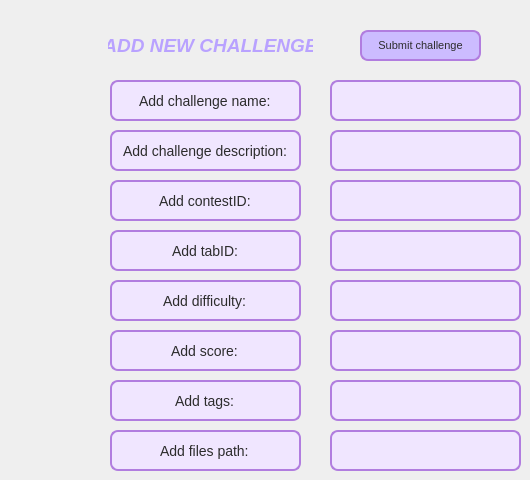
            <widget class="QWidget" name="AddChallenge">
             <widget class="QLabel" name="label_Ch">
              <property name="geometry">
               <rect>
                <x>100</x>
                <y>30</y>
                <width>221</width>
                <height>31</height>
               </rect>
              </property>
              <property name="font">
               <font>
                <pointsize>14</pointsize>
                <italic>true</italic>
                <bold>true</bold>
               </font>
              </property>
              <property name="styleSheet">
               <string notr="true">QLabel {
    color: rgb(185, 162, 255);  
    border-radius: 4px;
    padding: 4px 8px;
}</string>
              </property>
              <property name="text">
               <string>ADD NEW CHALLENGE</string>
              </property>
              <property name="alignment">
               <set>Qt::AlignmentFlag::AlignCenter</set>
              </property>
             </widget>
             <widget class="QLineEdit" name="lineEditName2">
              <property name="geometry">
               <rect>
                <x>110</x>
                <y>80</y>
                <width>191</width>
                <height>41</height>
               </rect>
              </property>
              <property name="font">
               <font>
                <pointsize>-1</pointsize>
               </font>
              </property>
              <property name="styleSheet">
               <string notr="true">QLineEdit {
    background-color: rgb(240, 230, 255);        /* un mov pal, deschis */
    border: 2px solid #b17ddf;                   /* mov intens, ca la QFrame */
    border-radius: 8px;
    padding: 6px;
    color: #2c2c2c;                              /* text închis, lizibil */
    font-size: 14px;
}

QLineEdit:focus {
    border: 2px solid #8f44d4;                   /* evidențiere la focus */
    background-color: rgb(255, 245, 255);
}</string>
              </property>
              <property name="text">
               <string>Add challenge name:</string>
              </property>
              <property name="alignment">
               <set>Qt::AlignmentFlag::AlignCenter</set>
              </property>
              <property name="readOnly">
               <bool>true</bool>
              </property>
             </widget>
             <widget class="QLineEdit" name="lineEditName">
              <property name="geometry">
               <rect>
                <x>330</x>
                <y>80</y>
                <width>191</width>
                <height>41</height>
               </rect>
              </property>
              <property name="styleSheet">
               <string notr="true">QLineEdit {
    background-color: rgb(240, 230, 255);        /* un mov pal, deschis */
    border: 2px solid #b17ddf;                   /* mov intens, ca la QFrame */
    border-radius: 8px;
    padding: 6px;
    color: #2c2c2c;                              /* text închis, lizibil */
    font-size: 14px;
}

QLineEdit:focus {
    border: 2px solid #8f44d4;                   /* evidențiere la focus */
    background-color: rgb(255, 245, 255);
}</string>
              </property>
             </widget>
             <widget class="QLineEdit" name="lineEditDescription2">
              <property name="geometry">
               <rect>
                <x>110</x>
                <y>130</y>
                <width>191</width>
                <height>41</height>
               </rect>
              </property>
              <property name="font">
               <font>
                <pointsize>-1</pointsize>
               </font>
              </property>
              <property name="styleSheet">
               <string notr="true">QLineEdit {
    background-color: rgb(240, 230, 255);        /* un mov pal, deschis */
    border: 2px solid #b17ddf;                   /* mov intens, ca la QFrame */
    border-radius: 8px;
    padding: 6px;
    color: #2c2c2c;                              /* text închis, lizibil */
    font-size: 14px;
}

QLineEdit:focus {
    border: 2px solid #8f44d4;                   /* evidențiere la focus */
    background-color: rgb(255, 245, 255);
}</string>
              </property>
              <property name="text">
               <string>Add challenge description:</string>
              </property>
              <property name="alignment">
               <set>Qt::AlignmentFlag::AlignCenter</set>
              </property>
              <property name="readOnly">
               <bool>true</bool>
              </property>
             </widget>
             <widget class="QLineEdit" name="lineEditDescription">
              <property name="geometry">
               <rect>
                <x>330</x>
                <y>130</y>
                <width>191</width>
                <height>41</height>
               </rect>
              </property>
              <property name="styleSheet">
               <string notr="true">QLineEdit {
    background-color: rgb(240, 230, 255);        /* un mov pal, deschis */
    border: 2px solid #b17ddf;                   /* mov intens, ca la QFrame */
    border-radius: 8px;
    padding: 6px;
    color: #2c2c2c;                              /* text închis, lizibil */
    font-size: 14px;
}

QLineEdit:focus {
    border: 2px solid #8f44d4;                   /* evidențiere la focus */
    background-color: rgb(255, 245, 255);
}</string>
              </property>
             </widget>
             <widget class="QLineEdit" name="lineEditContest2">
              <property name="geometry">
               <rect>
                <x>110</x>
                <y>180</y>
                <width>191</width>
                <height>41</height>
               </rect>
              </property>
              <property name="styleSheet">
               <string notr="true">QLineEdit {
    background-color: rgb(240, 230, 255);        /* un mov pal, deschis */
    border: 2px solid #b17ddf;                   /* mov intens, ca la QFrame */
    border-radius: 8px;
    padding: 6px;
    color: #2c2c2c;                              /* text închis, lizibil */
    font-size: 14px;
}

QLineEdit:focus {
    border: 2px solid #8f44d4;                   /* evidențiere la focus */
    background-color: rgb(255, 245, 255);
}</string>
              </property>
              <property name="text">
               <string>Add contestID:</string>
              </property>
              <property name="alignment">
               <set>Qt::AlignmentFlag::AlignCenter</set>
              </property>
              <property name="readOnly">
               <bool>true</bool>
              </property>
             </widget>
             <widget class="QLineEdit" name="lineEditContest">
              <property name="geometry">
               <rect>
                <x>330</x>
                <y>180</y>
                <width>191</width>
                <height>41</height>
               </rect>
              </property>
              <property name="styleSheet">
               <string notr="true">QLineEdit {
    background-color: rgb(240, 230, 255);        /* un mov pal, deschis */
    border: 2px solid #b17ddf;                   /* mov intens, ca la QFrame */
    border-radius: 8px;
    padding: 6px;
    color: #2c2c2c;                              /* text închis, lizibil */
    font-size: 14px;
}

QLineEdit:focus {
    border: 2px solid #8f44d4;                   /* evidențiere la focus */
    background-color: rgb(255, 245, 255);
}</string>
              </property>
             </widget>
             <widget class="QLineEdit" name="lineEditTab2">
              <property name="geometry">
               <rect>
                <x>110</x>
                <y>230</y>
                <width>191</width>
                <height>41</height>
               </rect>
              </property>
              <property name="styleSheet">
               <string notr="true">QLineEdit {
    background-color: rgb(240, 230, 255);        /* un mov pal, deschis */
    border: 2px solid #b17ddf;                   /* mov intens, ca la QFrame */
    border-radius: 8px;
    padding: 6px;
    color: #2c2c2c;                              /* text închis, lizibil */
    font-size: 14px;
}

QLineEdit:focus {
    border: 2px solid #8f44d4;                   /* evidențiere la focus */
    background-color: rgb(255, 245, 255);
}</string>
              </property>
              <property name="text">
               <string>Add tabID:</string>
              </property>
              <property name="alignment">
               <set>Qt::AlignmentFlag::AlignCenter</set>
              </property>
              <property name="readOnly">
               <bool>true</bool>
              </property>
             </widget>
             <widget class="QLineEdit" name="lineEditTab">
              <property name="geometry">
               <rect>
                <x>330</x>
                <y>230</y>
                <width>191</width>
                <height>41</height>
               </rect>
              </property>
              <property name="styleSheet">
               <string notr="true">QLineEdit {
    background-color: rgb(240, 230, 255);        /* un mov pal, deschis */
    border: 2px solid #b17ddf;                   /* mov intens, ca la QFrame */
    border-radius: 8px;
    padding: 6px;
    color: #2c2c2c;                              /* text închis, lizibil */
    font-size: 14px;
}

QLineEdit:focus {
    border: 2px solid #8f44d4;                   /* evidențiere la focus */
    background-color: rgb(255, 245, 255);
}</string>
              </property>
             </widget>
             <widget class="QLineEdit" name="lineEditDifficulty2">
              <property name="geometry">
               <rect>
                <x>110</x>
                <y>280</y>
                <width>191</width>
                <height>41</height>
               </rect>
              </property>
              <property name="styleSheet">
               <string notr="true">QLineEdit {
    background-color: rgb(240, 230, 255);        /* un mov pal, deschis */
    border: 2px solid #b17ddf;                   /* mov intens, ca la QFrame */
    border-radius: 8px;
    padding: 6px;
    color: #2c2c2c;                              /* text închis, lizibil */
    font-size: 14px;
}

QLineEdit:focus {
    border: 2px solid #8f44d4;                   /* evidențiere la focus */
    background-color: rgb(255, 245, 255);
}</string>
              </property>
              <property name="text">
               <string>Add difficulty:</string>
              </property>
              <property name="alignment">
               <set>Qt::AlignmentFlag::AlignCenter</set>
              </property>
              <property name="readOnly">
               <bool>true</bool>
              </property>
             </widget>
             <widget class="QLineEdit" name="lineEditDifficulty">
              <property name="geometry">
               <rect>
                <x>330</x>
                <y>280</y>
                <width>191</width>
                <height>41</height>
               </rect>
              </property>
              <property name="styleSheet">
               <string notr="true">QLineEdit {
    background-color: rgb(240, 230, 255);        /* un mov pal, deschis */
    border: 2px solid #b17ddf;                   /* mov intens, ca la QFrame */
    border-radius: 8px;
    padding: 6px;
    color: #2c2c2c;                              /* text închis, lizibil */
    font-size: 14px;
}

QLineEdit:focus {
    border: 2px solid #8f44d4;                   /* evidențiere la focus */
    background-color: rgb(255, 245, 255);
}</string>
              </property>
             </widget>
             <widget class="QLineEdit" name="lineEditScore2">
              <property name="geometry">
               <rect>
                <x>110</x>
                <y>330</y>
                <width>191</width>
                <height>41</height>
               </rect>
              </property>
              <property name="styleSheet">
               <string notr="true">QLineEdit {
    background-color: rgb(240, 230, 255);        /* un mov pal, deschis */
    border: 2px solid #b17ddf;                   /* mov intens, ca la QFrame */
    border-radius: 8px;
    padding: 6px;
    color: #2c2c2c;                              /* text închis, lizibil */
    font-size: 14px;
}

QLineEdit:focus {
    border: 2px solid #8f44d4;                   /* evidențiere la focus */
    background-color: rgb(255, 245, 255);
}</string>
              </property>
              <property name="text">
               <string>Add score:</string>
              </property>
              <property name="alignment">
               <set>Qt::AlignmentFlag::AlignCenter</set>
              </property>
              <property name="readOnly">
               <bool>true</bool>
              </property>
             </widget>
             <widget class="QLineEdit" name="lineEditScore">
              <property name="geometry">
               <rect>
                <x>330</x>
                <y>330</y>
                <width>191</width>
                <height>41</height>
               </rect>
              </property>
              <property name="styleSheet">
               <string notr="true">QLineEdit {
    background-color: rgb(240, 230, 255);        /* un mov pal, deschis */
    border: 2px solid #b17ddf;                   /* mov intens, ca la QFrame */
    border-radius: 8px;
    padding: 6px;
    color: #2c2c2c;                              /* text închis, lizibil */
    font-size: 14px;
}

QLineEdit:focus {
    border: 2px solid #8f44d4;                   /* evidențiere la focus */
    background-color: rgb(255, 245, 255);
}</string>
              </property>
             </widget>
             <widget class="QLineEdit" name="lineEditTags2">
              <property name="geometry">
               <rect>
                <x>110</x>
                <y>380</y>
                <width>191</width>
                <height>41</height>
               </rect>
              </property>
              <property name="styleSheet">
               <string notr="true">QLineEdit {
    background-color: rgb(240, 230, 255);        /* un mov pal, deschis */
    border: 2px solid #b17ddf;                   /* mov intens, ca la QFrame */
    border-radius: 8px;
    padding: 6px;
    color: #2c2c2c;                              /* text închis, lizibil */
    font-size: 14px;
}

QLineEdit:focus {
    border: 2px solid #8f44d4;                   /* evidențiere la focus */
    background-color: rgb(255, 245, 255);
}</string>
              </property>
              <property name="text">
               <string>Add tags:</string>
              </property>
              <property name="alignment">
               <set>Qt::AlignmentFlag::AlignCenter</set>
              </property>
              <property name="readOnly">
               <bool>true</bool>
              </property>
             </widget>
             <widget class="QLineEdit" name="lineEditTags">
              <property name="geometry">
               <rect>
                <x>330</x>
                <y>380</y>
                <width>191</width>
                <height>41</height>
               </rect>
              </property>
              <property name="styleSheet">
               <string notr="true">QLineEdit {
    background-color: rgb(240, 230, 255);        /* un mov pal, deschis */
    border: 2px solid #b17ddf;                   /* mov intens, ca la QFrame */
    border-radius: 8px;
    padding: 6px;
    color: #2c2c2c;                              /* text închis, lizibil */
    font-size: 14px;
}

QLineEdit:focus {
    border: 2px solid #8f44d4;                   /* evidențiere la focus */
    background-color: rgb(255, 245, 255);
}</string>
              </property>
             </widget>
             <widget class="QLineEdit" name="lineEditFilesPath2">
              <property name="geometry">
               <rect>
                <x>110</x>
                <y>430</y>
                <width>191</width>
                <height>41</height>
               </rect>
              </property>
              <property name="styleSheet">
               <string notr="true">QLineEdit {
    background-color: rgb(240, 230, 255);        /* un mov pal, deschis */
    border: 2px solid #b17ddf;                   /* mov intens, ca la QFrame */
    border-radius: 8px;
    padding: 6px;
    color: #2c2c2c;                              /* text închis, lizibil */
    font-size: 14px;
}

QLineEdit:focus {
    border: 2px solid #8f44d4;                   /* evidențiere la focus */
    background-color: rgb(255, 245, 255);
}</string>
              </property>
              <property name="text">
               <string>Add files path:</string>
              </property>
              <property name="alignment">
               <set>Qt::AlignmentFlag::AlignCenter</set>
              </property>
              <property name="readOnly">
               <bool>true</bool>
              </property>
             </widget>
             <widget class="QLineEdit" name="lineEditFilesPath">
              <property name="geometry">
               <rect>
                <x>330</x>
                <y>430</y>
                <width>191</width>
                <height>41</height>
               </rect>
              </property>
              <property name="styleSheet">
               <string notr="true">QLineEdit {
    background-color: rgb(240, 230, 255);        /* un mov pal, deschis */
    border: 2px solid #b17ddf;                   /* mov intens, ca la QFrame */
    border-radius: 8px;
    padding: 6px;
    color: #2c2c2c;                              /* text închis, lizibil */
    font-size: 14px;
}

QLineEdit:focus {
    border: 2px solid #8f44d4;                   /* evidențiere la focus */
    background-color: rgb(255, 245, 255);
}</string>
              </property>
             </widget>
             <widget class="QPushButton" name="pushButtonSubmitCh">
              <property name="geometry">
               <rect>
                <x>360</x>
                <y>30</y>
                <width>121</width>
                <height>31</height>
               </rect>
              </property>
              <property name="styleSheet">
               <string notr="true">QPushButton {
    background-color: rgb(204, 188, 255);      /* pastel mov deschis */
    border: 2px solid #b17ddf;                 /* mov intens */
    border-radius: 8px;
    padding: 6px 12px;
    color: #2c2c2c;                            /* text închis, lizibil */
    font-size: 11px;
}

QPushButton:hover {
    background-color: rgb(224, 208, 255);      /* mai luminos la hover */
    border: 2px solid #8f44d4;                 /* accent mai puternic */
}

QPushButton:pressed {
    background-color: rgb(190, 170, 240);      /* ușor mai închis la click */
    border: 2px solid #7a2ec8;
}</string>
              </property>
              <property name="text">
               <string>Submit challenge</string>
              </property>
             </widget>
            </widget>
